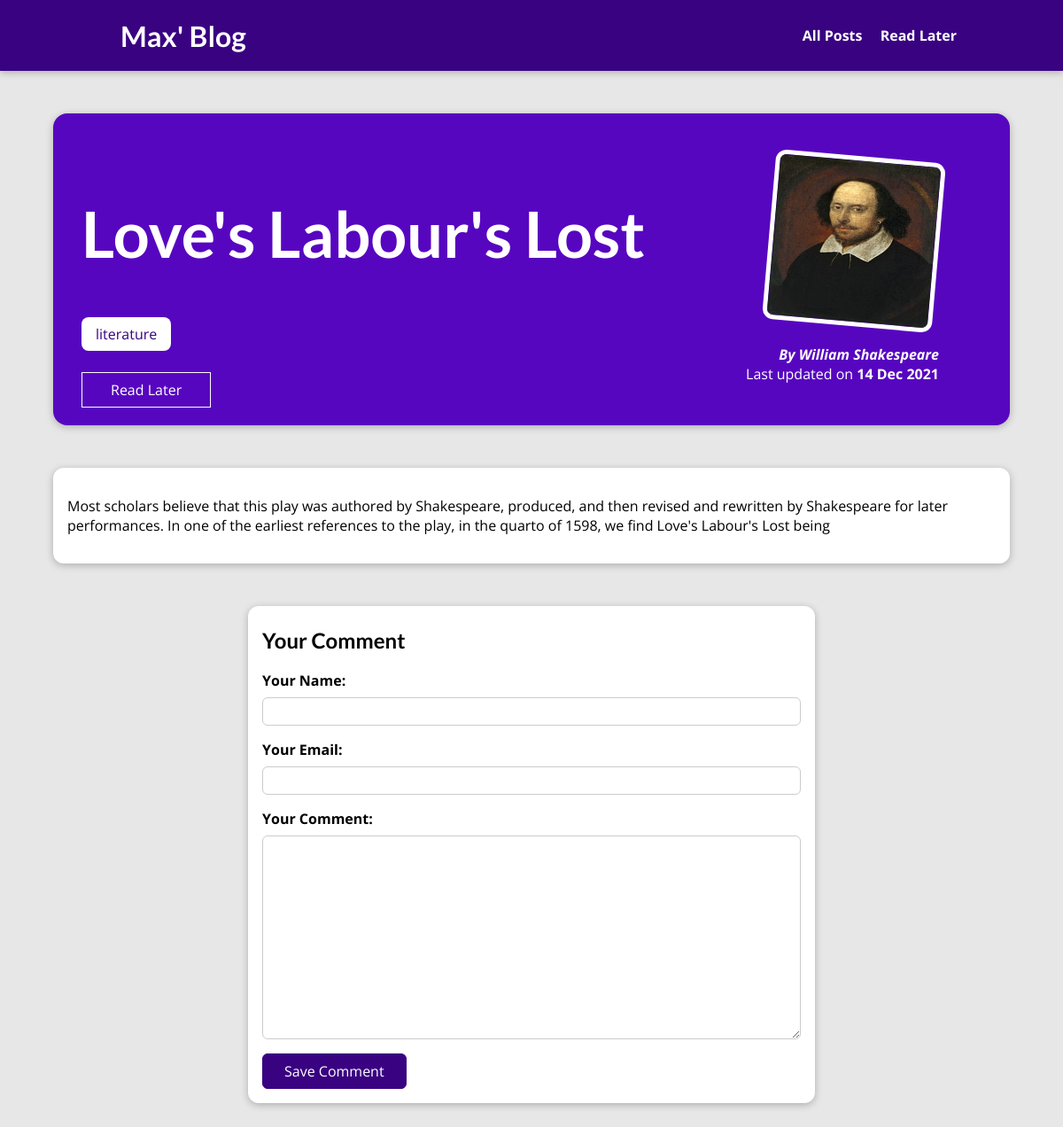
The app's page /posts/loves-labours-lost with its own data.
### blog/models.py (models this page shows, shortened)
class Post(models.Model):
    title = models.CharField(max_length=150)
    excerpt = models.CharField(max_length=200)
    image = models.ImageField(upload_to='posts', null=True)
    date = models.DateField(auto_now=True)
    slug = models.SlugField(unique=True, db_index=True)
    content = models.TextField(validators=[MinLengthValidator(10)])
    author = models.ForeignKey(
        Author, on_delete=models.SET_NULL, null=True, related_name='posts')
    tags = models.ManyToManyField(Tag)

class Tag(models.Model):
    caption = models.CharField(max_length=20)

class Author(models.Model):
    first_name = models.CharField(max_length=100)
    last_name = models.CharField(max_length=100)
    email_address = models.EmailField()
    def full_name(self):
        return f"{self.first_name} {self.last_name}"
    def __str__(self):
        return self.full_name()

### blog/views.py (the view, shortened to what this page needs)
# urls.py: path('posts/<slug:slug>', SinglePostView.as_view(), name='post_detail_page'),
class SinglePostView(View):
    def is_stored_post(self, request, post_id):
        stored_posts = request.session.get("stored_posts")
        if stored_posts is not None:
            is_saved_for_later = post_id in stored_posts
        else:
            is_saved_for_later = False
        return is_saved_for_later
    def get(self, request, slug):
        post = Post.objects.get(slug=slug)
        context = {
            "post": post,
            "post_tags": post.tags.all(),
            "comment_form": CommentForm(),
            "comments": post.comments.all().order_by("-id"),
            "saved_for_later": self.is_stored_post(request, post.id)
        }
        return render(request, "blog/post-detail.html", context)

### blog/forms.py
class CommentForm(forms.ModelForm):
    class Meta:
        model = Comment
        exclude = ["post"]
        labels = {
            "user_name": "Your Name",
            "user_email": "Your Email",
            "text": "Your Comment"
        }

### blog/templates/blog/post-detail.html (shortened to what this page needs)
{% extends 'base.html' %}
{% load static %}
{% block css_files %}
  <link rel="stylesheet" href="{% static 'blog/post-detail.css' %}">
{% endblock  %}
{% block content %}
<section id="summary">
  <h2>{{post.title}}</h2>
  <div>
    {% for tag in post_tags %}
      <span class='tag'>{{ tag.caption }}</span>
    {% endfor %}
  </div>
  <div id="read-later">
  <form action="{% url 'read_later' %}" method="POST">
    <button>
      {% if saved_for_later %}
        Remove from "Read Later" List
      {% else %}
        Read Later
      {% endif %}
    </button>
  </form>
  </div>
  <article>
    <img src="{{ post.image.url }}" alt="{{post.title}}">
    <address>By <a href="mailto:{{ post.author.email_address }}">{{post.author|title}}</a></address>
    <div>
      Last updated on <time>{{ post.date|date:"d M Y" }}</time>
    </div>
  </article>
</section>
<main>
  {{post.content|linebreaks}}
</main>
<section id="comment-form">
  <h2>Your Comment</h2>
  <form action="{% url 'post_detail_page' post.slug %}" method="POST">
    {% for form_field in comment_form %}
      <div class="form-control {% if form_field.errors %}invalid{% endif %}">
        {{form_field.label_tag}}
        {{form_field}}
      </div>
    {% endfor %}
    <button>Save Comment</button>
  </form>
</section>
{% endblock %}

### templates/base.html (shortened to what this page needs)
{% load static %}
<!DOCTYPE html>
<html lang="en">
<head>
  <link rel="stylesheet" href="{% static 'app.css' %}">
  {% block css_files %}{% endblock  %}
</head>
<body>
  <header id="main-navigation">
    <h1><a href="{% url 'starting_page' %}">Max' Blog</a></h1>
    <nav>
      <a href="{% url 'posts_page' %}">All Posts</a>
      <a href="{% url 'read_later' %}">Read Later</a>
    </nav>
  </header>
  {% block content %}
  {% endblock  %}
</body>
</html>

### static/app.css (style rules this page uses)
* { box-sizing: border-box; }
html { font-family: "Open Sans", "Lato", sans-serif; }
body { margin: 0; }
h1, h2, h3 { font-family: "Lato", sans-serif; font-weight: bold; }
#main-navigation { width: 100%; height: 5rem; display: flex; justify-content: space-between; align-items: center; padding: 0 10%; position: absolute; top: 0; left: 0; }
#main-navigation a { text-decoration: none; color: white; font-weight: bold; margin-left: 1rem; }

### blog/static/blog/post-detail.css (style rules this page uses)
body { background-color: #e7e7e7; }
#main-navigation { background-color: #390281; box-shadow: 0 2px 8px rgba(0, 0, 0, 0.25); }
#summary { margin: 8rem auto 3rem auto; padding: 2rem; width: 90%; max-width: 90rem; border-radius: 16px; background-color: #5706c0; position: relative; box-shadow: 0 2px 8px rgba(0, 0, 0, 0.25); height: 22rem; }
#summary h2 { color: white; font-size: 4.5rem; }
#summary article { position: absolute; top: 2rem; right: 3rem; padding: 1rem 2rem; border-radius: 12px; text-align: right; color: white; }
#summary article img { width: 12rem; height: 12rem; border-radius: 12px; transform: rotateZ(5deg); border: 5px solid white; margin-bottom: 1rem; }
#summary address { font-weight: bold; }
#summary a { color: white; text-decoration: none; }
#summary time { font-weight: bold; }
#read-later { margin: 2rem 0; }
#read-later button { background-color: transparent; border: 1px solid white; padding: 0.5rem 2rem; font: inherit; color: white; cursor: pointer; }
main { width: 90%; max-width: 90rem; margin: 3rem auto; background-color: white; padding: 1rem; border-radius: 12px; box-shadow: 0 2px 8px rgba(0, 0, 0, 0.25); }
.tag { background-color: white; color: #390281; padding: 0.5rem 1rem; border-radius: 8px; margin-right: 0.5rem; }
#comment-form { margin: 3rem auto; width: 90%; max-width: 40rem; border-radius: 12px; background-color: white; box-shadow: 0 2px 8px rgba(0, 0, 0, 0.25); padding: 1rem; }
#comment-form > h2 { margin-top: 0.5rem; }
#comment-form button { font: inherit; background-color: #390281; color: white; border: 1px solid #390281; padding: 0.5rem 1.5rem; border-radius: 6px; cursor: pointer; }
.form-control { margin-bottom: 1rem; }
.form-control label { font-weight: bold; margin-bottom: 0.5rem; display: block; }
.form-control input, .form-control textarea { display: block; width: 100%; font: inherit; padding: 0.25rem; border-radius: 6px; border: 1px solid #ccc; }

### records on screen
Post: title "Love's Labour's Lost", image (picture), author "William Shakespeare", date "14 Dec 2021", content "Most scholars believe that this play was authored by Shakespeare, produced, and then revised and rewritten by Shakespeare for later performances. In one of the earliest references to the play, in the quarto of 1598, we find Love's Labour's Lost being"
Tag: caption "literature"
